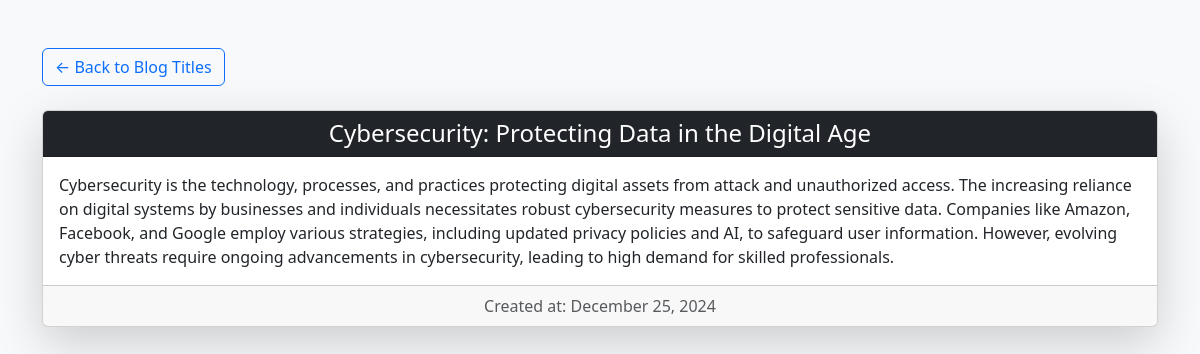
/blog/4/ (signed in), run on the app's committed database.
### genai/models.py (models this page shows, shortened)
class GeneratedText(models.Model):
    user = models.ForeignKey(User, on_delete=models.CASCADE, related_name='generated_texts')
    url = models.URLField(max_length=200)
    text = models.TextField()
    title = models.CharField(max_length=200, default="Untitled")  # Set a default value here
    created_at = models.DateTimeField(auto_now_add=True)

### genai/views.py (the view)
# urls.py: path('blog/<int:id>/', views.blog_detail, name='blog_detail'),
@login_required
def blog_detail(request, id):
    blog = get_object_or_404(GeneratedText, id=id)
    return render(request, 'openblog.html', {'blog': blog})

### genai/templates/openblog.html (shortened to what this page needs)
<!doctype html>
<html lang="en">
<head>
    <link href="https://cdn.jsdelivr.net/npm/bootstrap@5.3.2/dist/css/bootstrap.min.css" rel="stylesheet">
</head>
<body class="bg-light">
    <div class="container mt-5">
        <a href="{% url 'blog_list' %}" class="btn btn-outline-primary mb-4">&larr; Back to Blog Titles</a>
        <div class="card shadow-lg">
            <div class="card-header bg-dark text-white text-center">
                <h4 class="mb-0">{{ blog.title }}</h4>
            </div>
            <div class="card-body">
                <p class="card-text">{{ blog.text }}</p>
            </div>
            <div class="card-footer text-muted text-center">
                Created at: {{ blog.created_at|date:"F j, Y" }}
            </div>
        </div>
    </div>
</body>
</html>

### data on the page
GeneratedText: title "Cybersecurity: Protecting Data in the Digital Age", text "Cybersecurity is the technology, processes, and practices protecting digital assets from attack and unauthorized access. The increasing reliance on digital systems by businesses and individuals necessitates robust cybersecurity measures to protect sensitive data. Companies like Amazon, Facebook, and Google employ various strategies, including updated privacy policies and AI, to safeguard user information. However, evolving cyber threats require ongoing advancements in cybersecurity, leading to high demand for skilled professionals.", created_at "December 25, 2024"
